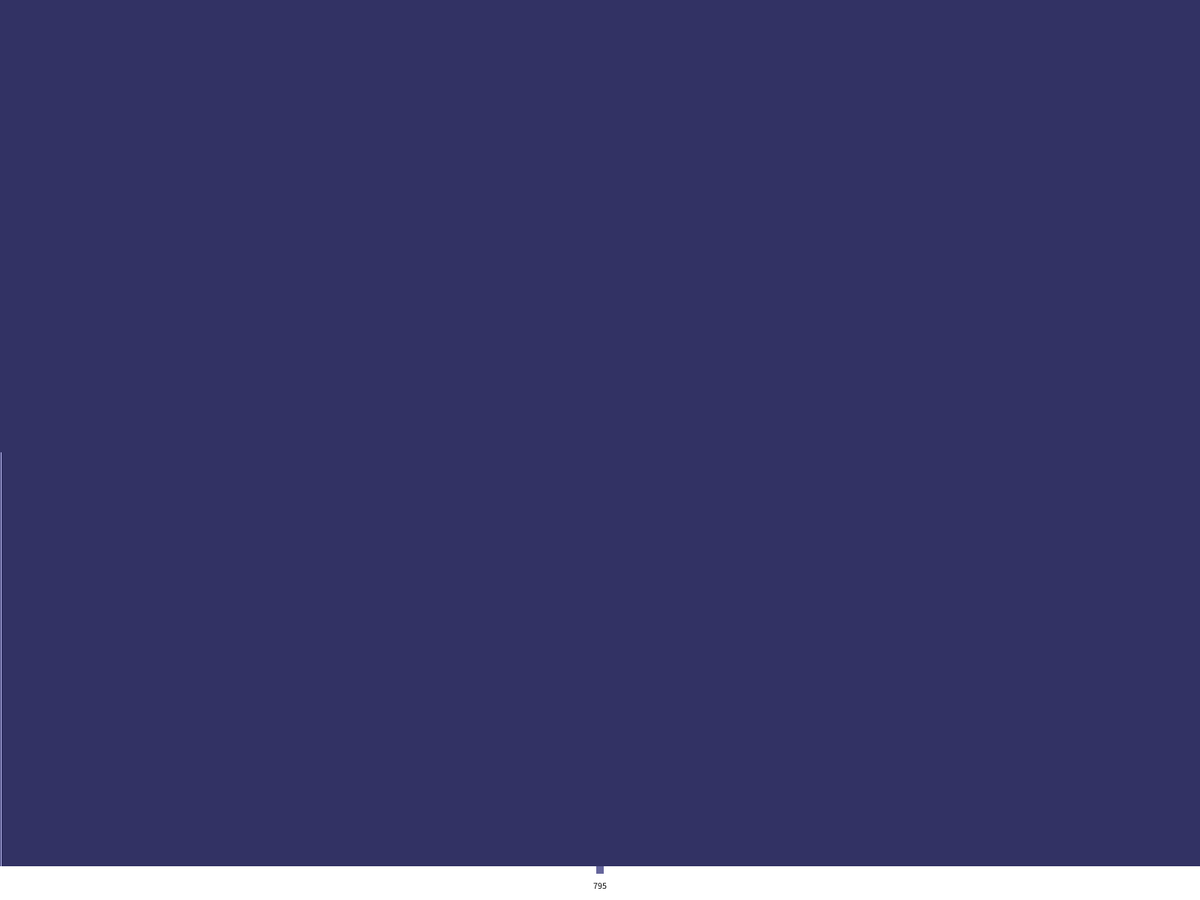
Frame 1 (no input)
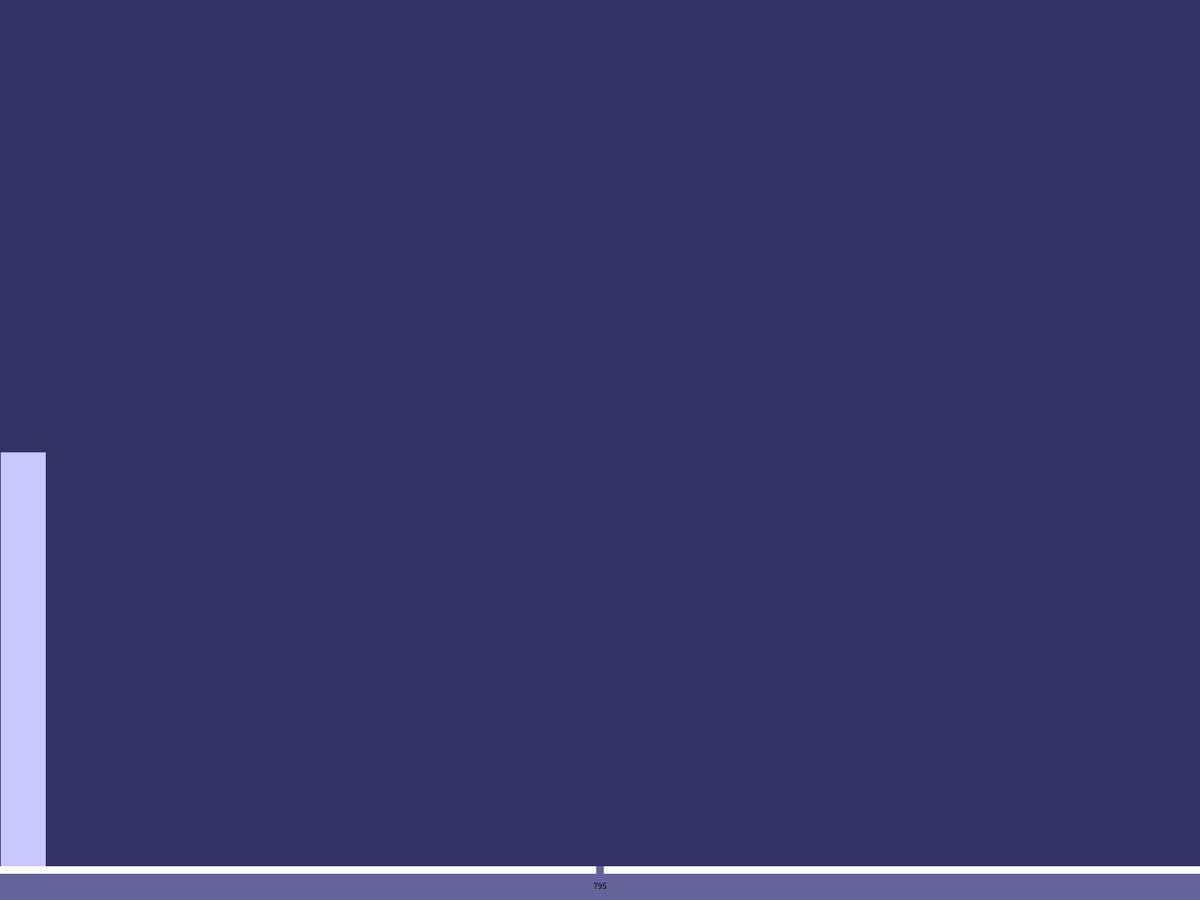
Frame 60 (the mouse pressed at the canvas centre just before this capture)
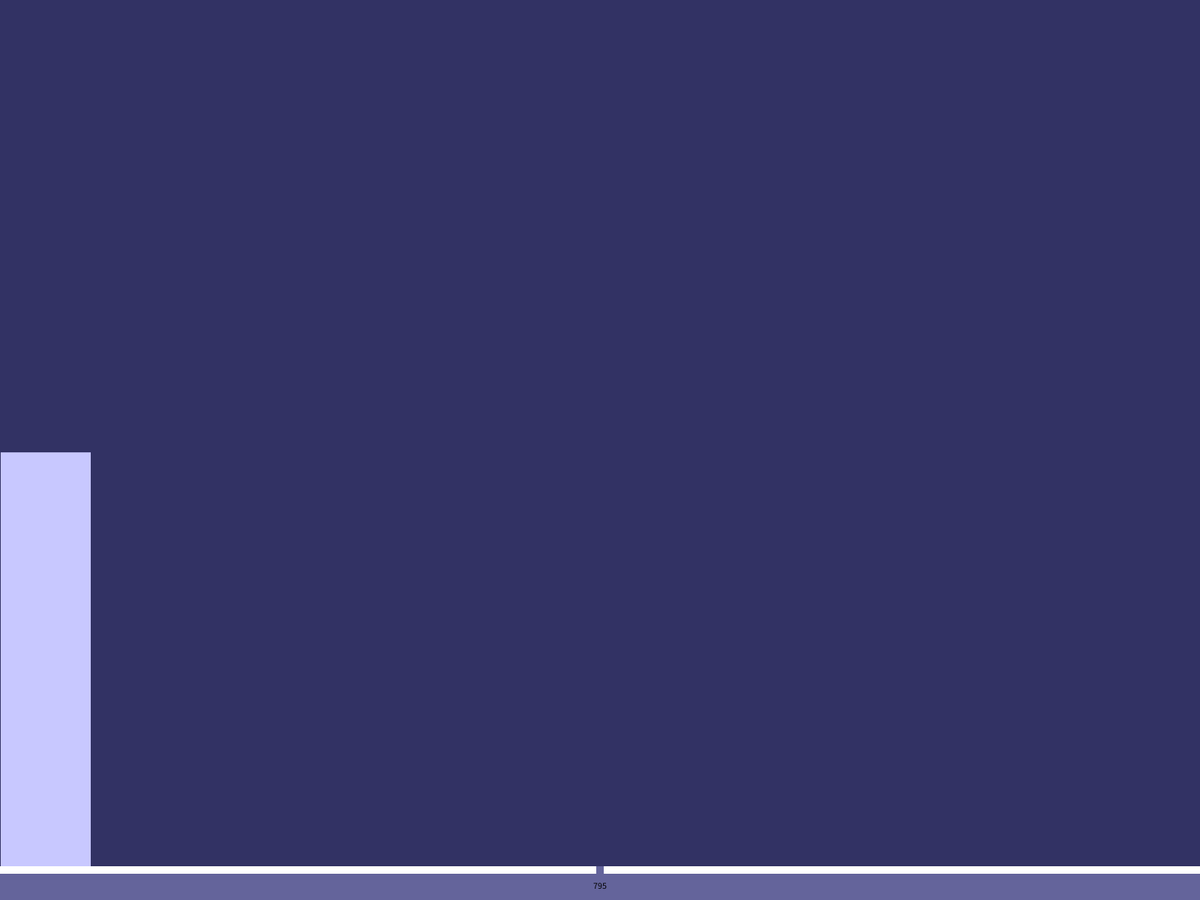
Frame 120 (the mouse held since frame 60 and released just before this capture)

The Processing sketch that drew these frames (run headless with seeded random() and noise(); from frame 60 on, the mouse is pressed at the canvas centre):

// Processing sketch: sketch_desafio_repechaje
// ── sketch_desafio_repechaje.pde
Scrollbar graph;
float x = 1;

void setup () {
  fullScreen();
  background(50,50,100);
  graph = new Scrollbar(0, height-40, width, 10, 10);
}
void draw () {
  stroke(200,200,255);
  float barra = map(graph.getPos(), 0, width, 0, height);
  line(x, height, x, height-barra);
  x = x + 1;
  if (x > width) {
    x = 1;
    background(50,50,100);
  }   
  noStroke();
  rect(0, height-40, width, 40);    
  fill(0);
  textAlign(CENTER, CENTER);
  text(graph.getPos(), width/2, height-20);
  graph.update();
  graph.display();
}
// ── scrollbar.pde
class Scrollbar {
  int swidth, sheight;
  int xpos, ypos;
  int spos, newspos;
  int sposMin, sposMax;
  int loose;
  boolean over;
  boolean locked;

  Scrollbar (int xp, int yp, int sw, int sh, int l) {
    swidth = sw;
    sheight = sh;
    xpos = xp;
    ypos = yp-sheight/2;
    spos = xpos + swidth/2 - sheight/2;
    newspos = spos;
    sposMin = xpos;
    sposMax = xpos + swidth - sheight;
    loose = l;
  }

  void update() {
    if (overEvent()) {
      over = true;
    } 
    else {
      over = false;
    }
    if (mousePressed && over) {
      locked = true;
    }
    if (!mousePressed) {
      locked = false;
    }
    if (locked) {
      newspos = constrain(mouseX, sposMin, sposMax);
    }
    if (abs(newspos - spos) > 1) {
      spos = spos + (newspos-spos)/loose;
    }
  }

  int constrain(int val, int minv, int maxv) {
    return min(max(val, minv), maxv);
  }

  boolean overEvent() {
    if (mouseX > xpos && mouseX < xpos+swidth && mouseY > ypos && mouseY < ypos+sheight) {
      return true;
    } 
    else {
      return false;
    }
  }

  void display() {
    noStroke();
    fill(255);
    rect(xpos, ypos, swidth, sheight);
    fill(100,100,155);
    rect(spos, ypos, sheight, sheight);
  }

  int getPos() {
    return spos;
  }
}
